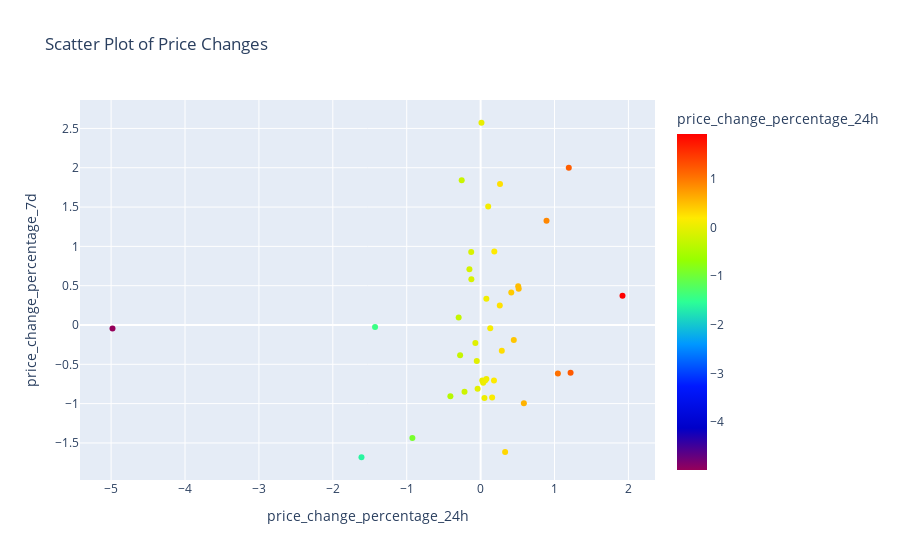

Source (notebook cell):
### Code cell
# Create a scatter plot using Pandas plot by setting 
# `x="price_change_percentage_24h"` and `y="price_change_percentage_7d"`.
# Use "rainbow" for the color to better visualize the data.
fig = px.scatter(
    crypto_market_data_scaled,
    x='price_change_percentage_24h',
    y='price_change_percentage_7d',
    color='price_change_percentage_24h',
    color_continuous_scale='Rainbow',
    title='Scatter Plot of Price Changes'
)
fig.show()

### Figure 1 — Plotly figure (JSON) as saved in the notebook; plotly's stock layout.template omitted (floating-point values rounded to 4 significant figures)
{"data": [{"hovertemplate": "price_change_percentage_24h=%{marker.color}<br>price_change_percentage_7d=%{y}<extra></extra>", "legendgroup": "", "marker": {"color": [0.5085, 0.1854, 0.02177, -0.04076, 1.193, 0.8919, 0.0114, 0.1025, 0.0775, 0.449, 0.3313, 0.03435, 0.1557, 0.2627, 0.13, -0.1516, -0.9232, -0.2775, -0.256, 0.1809, 0.2865, 0.5155, 0.05176, -0.05203, -0.218, 0.06134, 0.2591, 0.5851, -0.1275, -1.612, -0.2969, -0.07131, -4.981, -0.1252, -1.429, 1.92, 1.046, -0.409, 0.4147, 0.07804, 1.217], "coloraxis": "coloraxis", "symbol": "circle"}, "mode": "markers", "name": "", "orientation": "v", "showlegend": false, "type": "scatter", "x": [0.5085, 0.1854, 0.02177, -0.04076, 1.193, 0.8919, 0.0114, 0.1025, 0.0775, 0.449, 0.3313, 0.03435, 0.1557, 0.2627, 0.13, -0.1516, -0.9232, -0.2775, -0.256, 0.1809, 0.2865, 0.5155, 0.05176, -0.05203, -0.218, 0.06134, 0.2591, 0.5851, -0.1275, -1.612, -0.2969, -0.07131, -4.981, -0.1252, -1.429, 1.92, 1.046, -0.409, 0.4147, 0.07804, 1.217], "xaxis": "x", "y": [0.4932, 0.9344, -0.7063, -0.8109, 2.001, 1.327, 2.572, 1.508, 0.3343, -0.1907, -1.615, -0.733, -0.9225, 1.793, -0.04102, 0.7082, -1.437, -0.3852, 1.84, -0.7049, -0.3263, 0.4618, -0.9284, -0.4572, -0.8494, -0.7067, 0.2495, -0.9942, 0.9291, -1.682, 0.09476, -0.2295, -0.04518, 0.5807, -0.02551, 0.3704, -0.6183, -0.907, 0.414, -0.6877, -0.6077], "yaxis": "y"}], "layout": {"coloraxis": {"colorbar": {"title": {"text": "price_change_percentage_24h"}}, "colorscale": [[0, "rgb(150,0,90)"], [0.125, "rgb(0,0,200)"], [0.25, "rgb(0,25,255)"], [0.375, "rgb(0,152,255)"], [0.5, "rgb(44,255,150)"], [0.625, "rgb(151,255,0)"], [0.75, "rgb(255,234,0)"], [0.875, "rgb(255,111,0)"], [1, "rgb(255,0,0)"]]}, "legend": {"tracegroupgap": 0}, "title": {"text": "Scatter Plot of Price Changes"}, "xaxis": {"anchor": "y", "domain": [0, 1], "title": {"text": "price_change_percentage_24h"}}, "yaxis": {"anchor": "x", "domain": [0, 1], "title": {"text": "price_change_percentage_7d"}}}}
